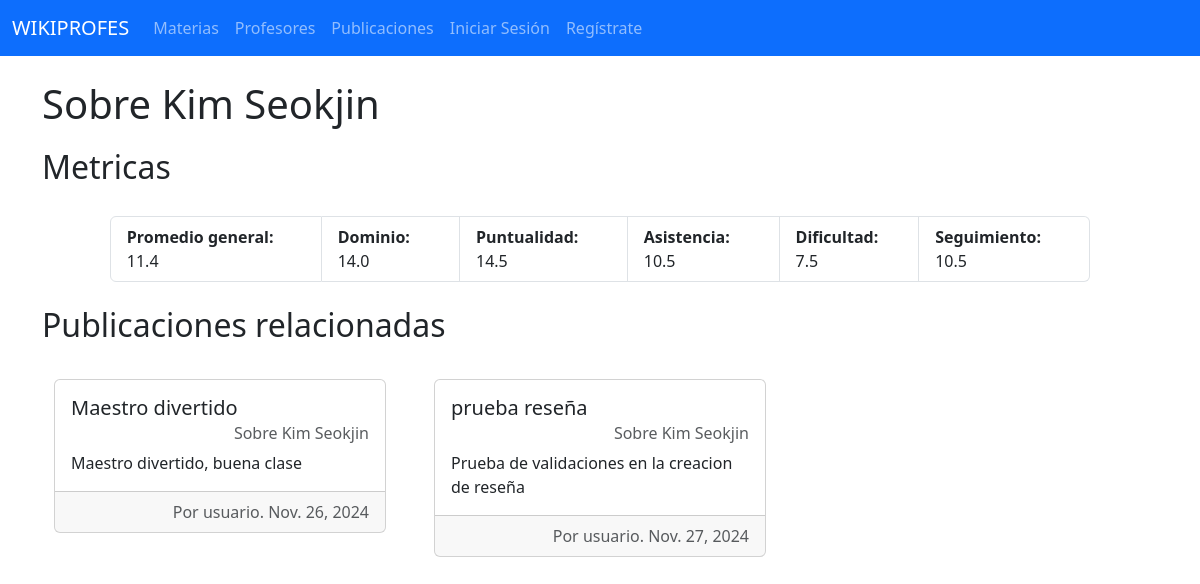
The page /profesor/2 on the database its author committed.
### publicacion/models.py (models this page shows, shortened)
class Publicacion(models.Model):
    materia = models.ForeignKey(Materia, on_delete=models.CASCADE)
    profesor = models.ForeignKey(Profesor, on_delete=models.CASCADE)
    usuario = models.ForeignKey(User, on_delete=models.CASCADE)
    titulo = models.CharField(max_length=80)
    fecha = models.DateField()
    comentario = models.TextField(max_length=200)
    dominio = models.IntegerField()
    puntualidad = models.IntegerField()
    asistencia = models.IntegerField()
    dificultad = models.IntegerField()
    seguimiento = models.IntegerField()

### profesor/models.py (models this page shows)
class Profesor(models.Model):
    nombre = models.CharField(max_length=80)
    usuarios = models.ManyToManyField(User, through='publicacion.Publicacion')
    def __str__(self):
        return f"{self.nombre}"

### publicacion/views.py (the view, shortened to what this page needs)
# urls.py: path("profesor/<int:profesor_id>",views.ProfesorView.as_view(), name="profesor"), #'/'
class ProfesorView(generic.ListView):
    template_name = "publicacion/profesor.html"
    def get_queryset(self):
        return Publicacion.objects.filter(profesor_id=self.kwargs["profesor_id"])
    def get_context_data(self, **kwargs):
        context = super().get_context_data(**kwargs)
        publicaciones = self.get_queryset()
        if publicaciones.exists():
            context["promedio_dominio"] = "%.1f" % (
                Publicacion.objects.filter(
                    profesor_id=self.kwargs["profesor_id"]
                ).aggregate(Avg("dominio", default=0))["dominio__avg"]
            )
            context["promedio_puntualidad"] = "%.1f" % (
                Publicacion.objects.filter(
                    profesor_id=self.kwargs["profesor_id"]
                ).aggregate(Avg("puntualidad", default=0))["puntualidad__avg"]
            )
            context["promedio_asistencia"] = "%.1f" % (
                Publicacion.objects.filter(
                    profesor_id=self.kwargs["profesor_id"]
                ).aggregate(Avg("asistencia", default=0))["asistencia__avg"]
            )
            context["promedio_dificultad"] = "%.1f" % (
                Publicacion.objects.filter(
                    profesor_id=self.kwargs["profesor_id"]
                ).aggregate(Avg("dificultad", default=0))["dificultad__avg"]
            )
            context["promedio_seguimiento"] = "%.1f" % (
                Publicacion.objects.filter(
                    profesor_id=self.kwargs["profesor_id"]
                ).aggregate(Avg("seguimiento", default=0))["seguimiento__avg"]
            )
            sumatoria = 0
            for publicacion in publicaciones:
                sumatoria += (
                    publicacion.dominio
                    + publicacion.puntualidad
                    + publicacion.asistencia
                    + publicacion.dificultad
                    + publicacion.seguimiento
                ) / 5
            context["promedio_general"] = "%.1f" % (sumatoria / len(publicaciones))
        return context

### templates/publicacion/profesor.html (shortened to what this page needs)
{% extends "base.html" %}
{% block content %}
<div class="container mt-4">
    <h1>Sobre {{publicacion_list.0.profesor}}</h1>
    <div class="profesor-metricas" style="margin: auto; margin-top: 20px;">
        <h2>Metricas</h2>
        <div class="container promedios" style="width: 90%; margin: auto; margin-top: 30px;">
                <ul class="list-group list-group-horizontal">
                    <li class="list-group-item"><strong>Promedio general: </strong>{{promedio_general}} </li>
                    <li class="list-group-item"><strong>Dominio: </strong>{{promedio_dominio}} </li>
                    <li class="list-group-item"><strong>Puntualidad: </strong>{{promedio_puntualidad}} </li>
                    <li class="list-group-item"><strong>Asistencia: </strong>{{promedio_asistencia}} </li>
                    <li class="list-group-item"><strong>Dificultad: </strong>{{promedio_dificultad}} </li>
                    <li class="list-group-item"><strong>Seguimiento: </strong>{{promedio_seguimiento}} </li>
                </ul>
        </div>
    </div>
</div>
<div class="container mt-4">
    <h2>Publicaciones relacionadas</h2>
    <div class="row row-cols-1 row-cols-md-3 g-4" style="margin-top: 10px;">
        {% for publicacion in publicacion_list %}
        <section>
            <div class="container">
                <div class="card mb-3">
                    <div class="card-body">
                    <h5 class="card-title">{{publicacion.titulo}}</h5>
                    <h6 class="card-subtitle mb-2 text-body-secondary text-end">Sobre {{publicacion.profesor}}</h6>
                    <p class="card-text">{{publicacion.comentario}}</p>
                    </div>
                    <div class="card-footer text-body-secondary text-end">
                        Por {{publicacion.usuario}}. {{publicacion.fecha}}
                    </div>
                </div>
            </div>
        </section>
        {% endfor %}
    </div>
</div>
{% endblock content %}

### rows shown on the page
Publicacion: profesor.nombre "Kim Seokjin", titulo "Maestro divertido", profesor "Kim Seokjin", comentario "Maestro divertido, buena clase", usuario "usuario", fecha "Nov. 26, 2024"
Publicacion: titulo "prueba reseña", profesor "Kim Seokjin", comentario "Prueba de validaciones en la creacion de reseña", usuario "usuario", fecha "Nov. 27, 2024"

### other values the page prints
{{ promedio_general }} "11.4"
{{ promedio_dominio }} "14.0"
{{ promedio_puntualidad }} "14.5"
{{ promedio_asistencia }} "10.5"
{{ promedio_dificultad }} "7.5"
{{ promedio_seguimiento }} "10.5"
